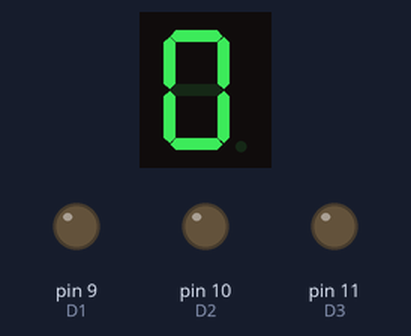
Simulated run of this sketch. Board: Arduino Uno, built with avr-gcc and run on an emulated ATmega328P. Shown: 1-digit seven-segment display, output pins drawn as LEDs (lit = HIGH). Wiring (inferred from the names in the program): 1-digit 7-segment display, segments lit when HIGH: segments pin 2, pin 3, pin 4, pin 5, pin 6, pin 7, pin 8, pin 13. The segment pins are drawn as the display they are named for; pins used as bus, display or sensor lines are not drawn.

Above: at 0.1 s.
At 0.75 s:
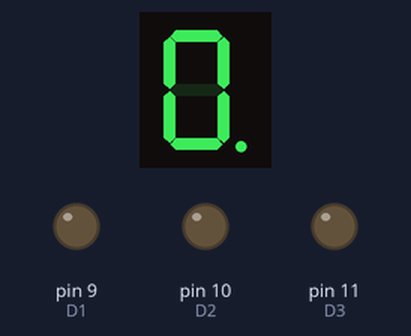

Measured:
- what the display in image 1 shows lasts 0.5 s, from 0.5 s to 1.0 s

The sketch:

study08.ino
```cpp
//Title : 4-Digits Display

/*
    A
   ---
F |   | B
  | G |
   ---
E |   | C
  |   |
   ---
    D

 */

int ledState = LOW;
unsigned long previousMillis = 0;
const long interval = 500;

int pinA = 2;
int pinB = 3;
int pinC = 4;
int pinD = 5;
int pinE = 6;
int pinF = 7;
int pinG = 8;
int pinDot = 13;
int D1 = 9;
int D2 = 10;
int D3 = 11;
int D4 = 12;


void setup() {

  pinMode(pinA, OUTPUT);
  pinMode(pinB, OUTPUT);
  pinMode(pinC, OUTPUT);
  pinMode(pinD, OUTPUT);
  pinMode(pinE, OUTPUT);
  pinMode(pinF, OUTPUT);
  pinMode(pinG, OUTPUT);
  pinMode(pinDot, OUTPUT);
  pinMode(D1, OUTPUT);
  pinMode(D2, OUTPUT);
  pinMode(D3, OUTPUT);
  pinMode(D4, OUTPUT);
}

void loop() {

  unsigned long currentMillis = millis();

  digitalWrite(pinA, HIGH);
  digitalWrite(pinB, HIGH);
  digitalWrite(pinC, HIGH);
  digitalWrite(pinD, HIGH);
  digitalWrite(pinE, HIGH);
  digitalWrite(pinF, HIGH);
  digitalWrite(pinG, LOW);

  if(currentMillis - previousMillis >= interval){
    previousMillis = currentMillis;
    if (ledState == LOW){
      ledState = HIGH;
    } else {
      ledState = LOW;
    }
  }
  digitalWrite(pinDot, ledState);

}
```
